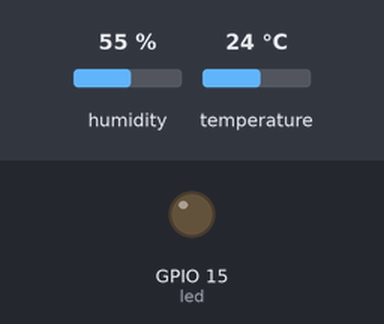
Simulated run of this program. Board: ESP32 board running MicroPython. Parts: output pins drawn as LEDs (lit = HIGH). The test bench sets the inputs (shaded band); at power-on: humidity 55 %, temperature 24 °C. WiFi joins after 1.5 s; one TCP client connects 1 s after the port opens and stays connected; a WiFi scan finds one network, HomeNet; library files of the repository ran but are not shown: secrets.py; what the program prints to the serial console is not drawn.

Above: at 0.1 s.
Timing chart, 0 to 4.5 s (numbered marks = the images above):
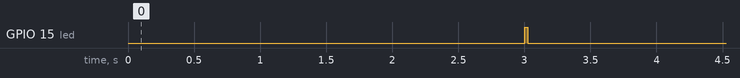

The program:

main.py
```python
# (licence header left out)
import network
import socket
import machine
import dht
import time
from secrets import secrets

TIMEOUT = None
PORT = 6556
# thresholds for temperature and humidity
tsteps = [ 13, 17, 22, 26 ]
hsteps = [ 30, 40, 65, 75 ]

# Prepare a minimal static agent output:
output = """<<<check_mk_agent>>>
AgentOS: MicroPython
<<<cmk_dht_plugin>>>
temp %d
humidity %d
<<<local>>>
0 "Dummy MicroPython" - This is OK.
"""

# Initialize the board LED to show activity
led = machine.Pin(15, machine.Pin.OUT)

# Initialize the DHT sensor, measure once
d = dht.DHT11(machine.Pin(16))
d.measure

# Initialize the WiFi interface in station mode
sta_if = network.WLAN(network.STA_IF)
sta_if.active(True)
sta_if.scan() # Scan for available access points
print("Trying to connect to: " + secrets["ssid"])
sta_if.connect(secrets["ssid"], secrets["wpapsk"])
sta_if.isconnected()
print("My IP is " + sta_if.ifconfig()[0])

# Start a listening server on the Checkmk agent port:
s = socket.socket(socket.AF_INET, socket.SOCK_STREAM)
s.bind(('0.0.0.0', PORT))
s.listen(2)

while True:
    # On connect, print the IP address:
    conn, addr = s.accept()
    led.on()
    print("Request from " + str(addr[0]) + ", port " + str(addr[1]))
    conn.settimeout(TIMEOUT)
    d.measure()
    temp = d.temperature()
    humidity = d.humidity()
    print("Temperature: " + str(temp) + "°C")
    print("Humidity: " + str(humidity) + "%")
    conn.send(output % (temp, humidity))
    # Create a local check for temperature
    if temp < tsteps[0]:
        conn.send("2 \"DHT temperature\" temperature=%d Temperature is critical low.\n" % temp)
    elif temp < tsteps[1]:
        conn.send("1 \"DHT temperature\" temperature=%d Temperature is low.\n" % temp)
    elif temp > tsteps[3]:
        conn.send("2 \"DHT temperature\" temperature=%d Temperature is critical high.\n" % temp)
    elif temp > tsteps[2]:
        conn.send("1 \"DHT temperature\" temperature=%d Temperature is high.\n" % temp)
    else:
        conn.send("0 \"DHT temperature\" temperature=%d Temperature is OK.\n" % temp)
    # Create a local check for humidity
    if humidity < hsteps[0]:
        conn.send("2 \"DHT humidity\" humidity=%d Humidity is critical low.\n" % humidity)
    elif humidity < hsteps[1]:
        conn.send("1 \"DHT humidity\" humidity=%d Humidity is low.\n" % humidity)
    elif humidity > hsteps[3]:
        conn.send("2 \"DHT humidity\" humidity=%d Humidity is critical high.\n" % humidity)
    elif humidity > hsteps[2]:
        conn.send("1 \"DHT humidity\" humidity=%d Humidity is high.\n" % humidity)
    else:
        conn.send("0 \"DHT humidity\" humidity=%d Humidity is OK.\n" % humidity)
    print("Served request, closing...")
    conn.close()
    led.off()
```

Measured:
- by itself, GPIO 15 (led): LOW → HIGH at 3.0 s, → LOW 0.02 s later
